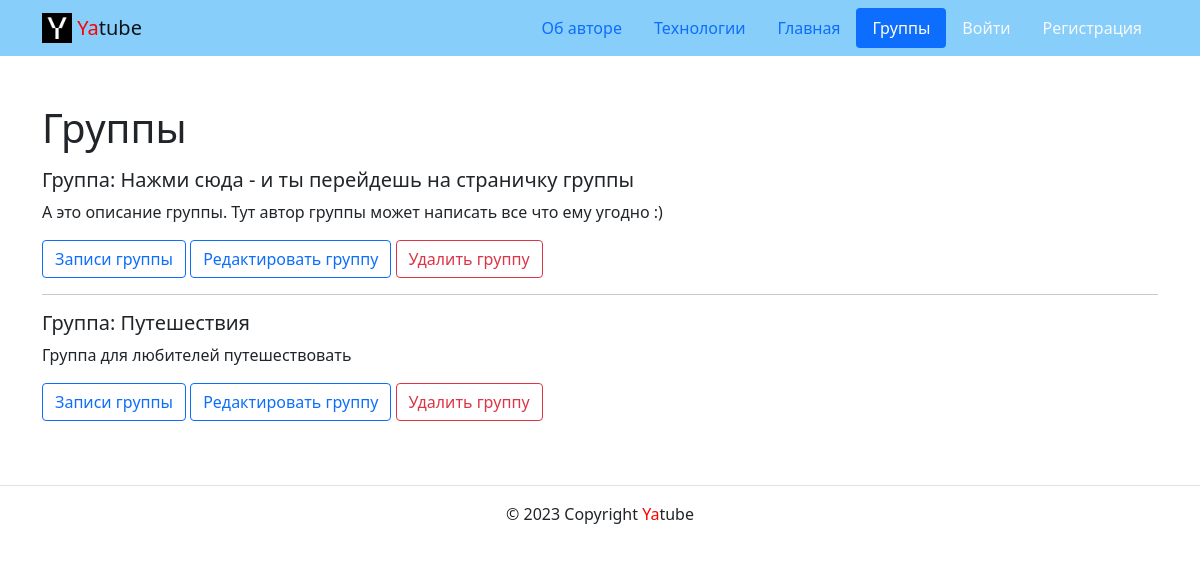
The app's page /groups/ with its own data.
### posts/models.py (models this page shows, shortened)
class Group(models.Model):
    description = models.TextField(
        verbose_name='Описание группы',
        help_text='Описание группы',
    )
    slug = models.SlugField(
        unique=True,
        verbose_name='Короткий адрес группы',
        help_text='Короткий адрес группы'
    )
    title = models.CharField(
        max_length=200,
        verbose_name='Название группы',
        help_text='Название группы'
    )

### posts/views.py (the view)
# urls.py: path('groups/', views.groups, name='groups'),
def groups(request):
    groups = Group.objects.all
    context = {
        'groups': groups,
        'groups_page': True
    }
    return render(request, 'posts/groups.html', context)

### core/context_processors/year.py (called while the page is built)
def year(request):
    return {
        'year': datetime.datetime.now().year
    }

### templates/posts/groups.html (shortened to what this page needs)
{% extends 'base.html' %}
{% load static %}
{% block content %}
  <div class="container py-5">
    <h1>Группы</h1>
      <article>
        {% for group in groups %}
          <h5>Группа: {{ group.title }}</h5>
          <p>{{ group.description }}</p>
          <p>
            <a class="btn btn-outline-primary" href="{% url 'posts:group_list' group.slug %}">Записи группы</a>
            <a class="btn btn-outline-primary" href="{% url 'posts:group_edit' group.slug %}">Редактировать группу</a>
            <a class="btn btn-outline-danger" href="{% url 'posts:group_delete' group.slug %}">Удалить группу</a>
          </p>
          {% if not forloop.last %}<hr>{% endif %}
        {% endfor %}
      </article>
  </div>
{% endblock %}

### records on screen
Group: title "Нажми сюда - и ты перейдешь на страничку группы", description "А это описание группы. Тут автор группы может написать все что ему угодно :)"
Group: title "Путешествия", description "Группа для любителей путешествовать"
